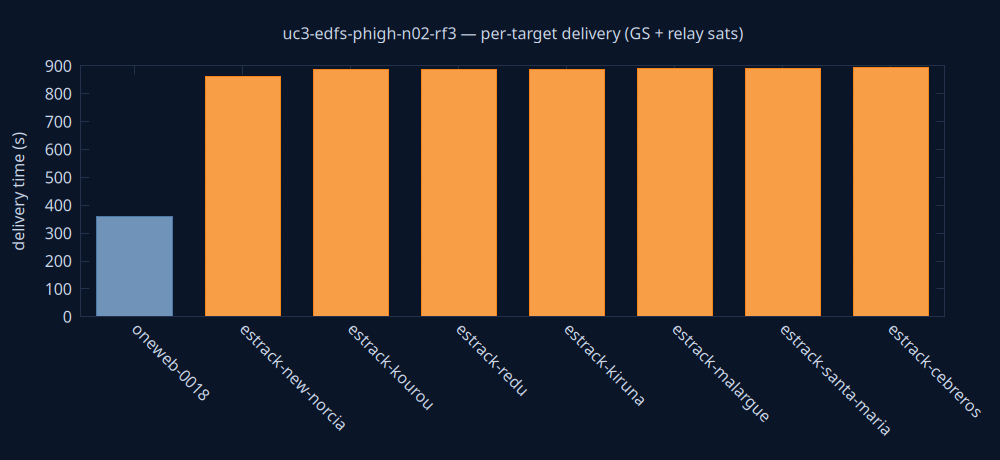

Here is the gnuplot script that generated this plot:
set terminal pngcairo size 1000,460 background rgb '#0a1628'
set output 'delivery.png'
set style fill solid 0.8
set boxwidth 0.7 relative
set border lc rgb '#22304a'
set grid ytics lc rgb '#22304a'
set yrange [0:*]
set ylabel 'delivery time (s)' textcolor rgb '#cdd7ea'
set xtics rotate by -45 textcolor rgb '#cdd7ea'
set ytics textcolor rgb '#cdd7ea'
set title 'uc3-edfs-phigh-n02-rf3 — per-target delivery (GS + relay sats)' textcolor rgb '#cdd7ea'
plot 'delivery.dat' using 0:2:3:xtic(1) with boxes lc rgb variable notitle
